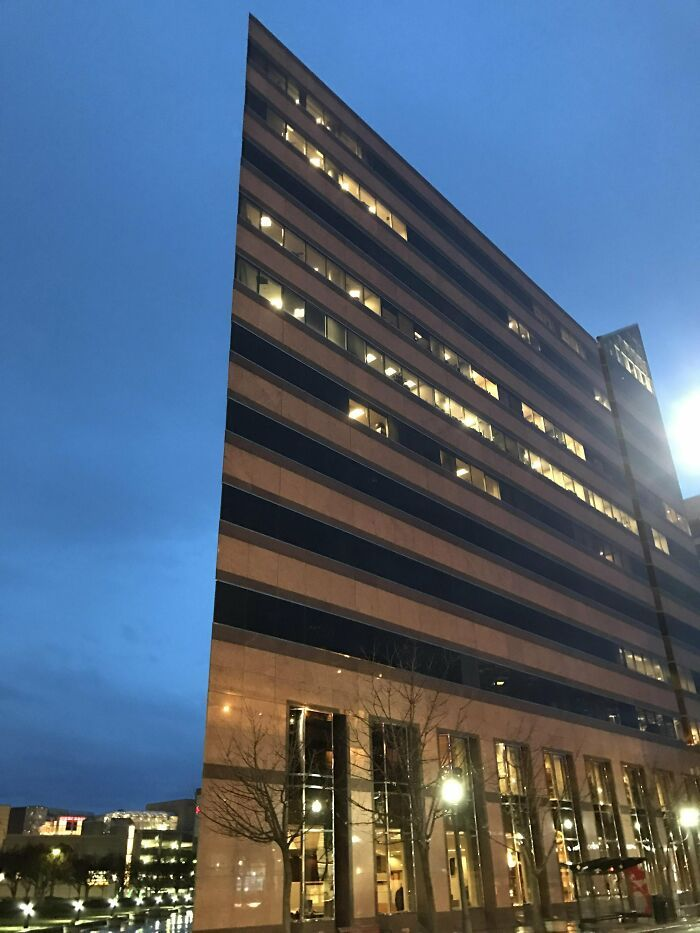
#> input picture build.jpg, 700 x 933 px
$ jupyter execute EX8.ipynb
#> lines starting #> are read from the running program, lines starting #| are printed output that depends on the picture; after the words box and inside, x2 and y2 are one past the last pixel; in counts of white or black regions, pixels touching at a corner belong together
[cell 1]
# Read image and convert it to grayscale image
import cv2
import matplotlib.pylab as plt
import numpy as np
img=cv2.imread("build.jpg")
#> img is the input picture: shape (933, 700, 3); mean B, G, R 119.2, 99, 81.7
plt.imshow(img)

grayscale=cv2.cvtColor(img,cv2.COLOR_BGR2GRAY)
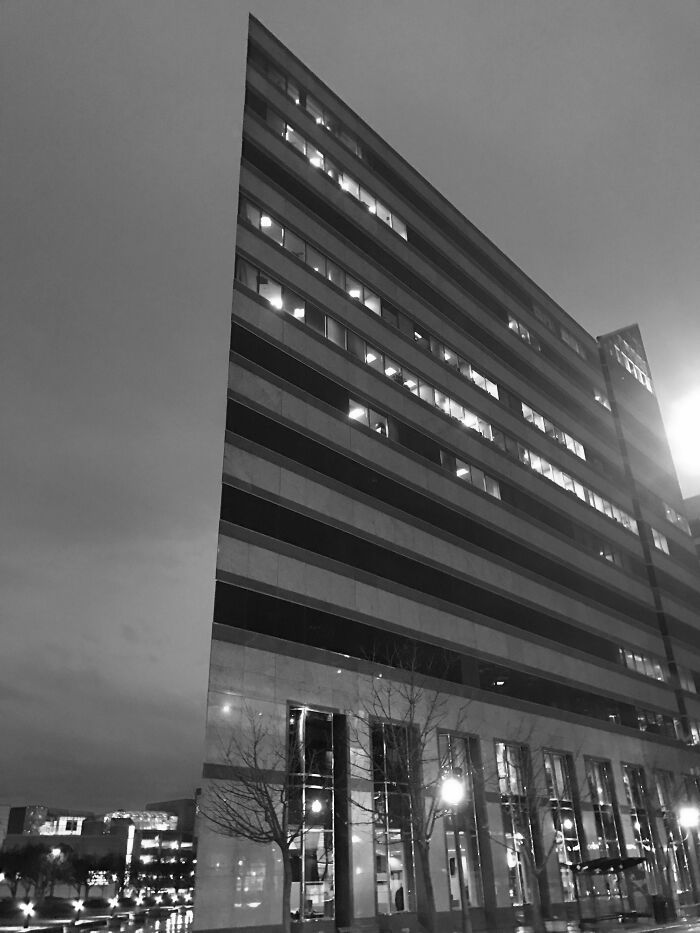
#> grayscale: shape (933, 700); min 0, max 255, mean 96.2
gaussian_blur=cv2.GaussianBlur(grayscale,(3,3),0)
plt.imshow(gaussian_blur)

# Find the edges in the image using canny detector and display
canny_edges = cv2.Canny(gaussian_blur, 120, 150)
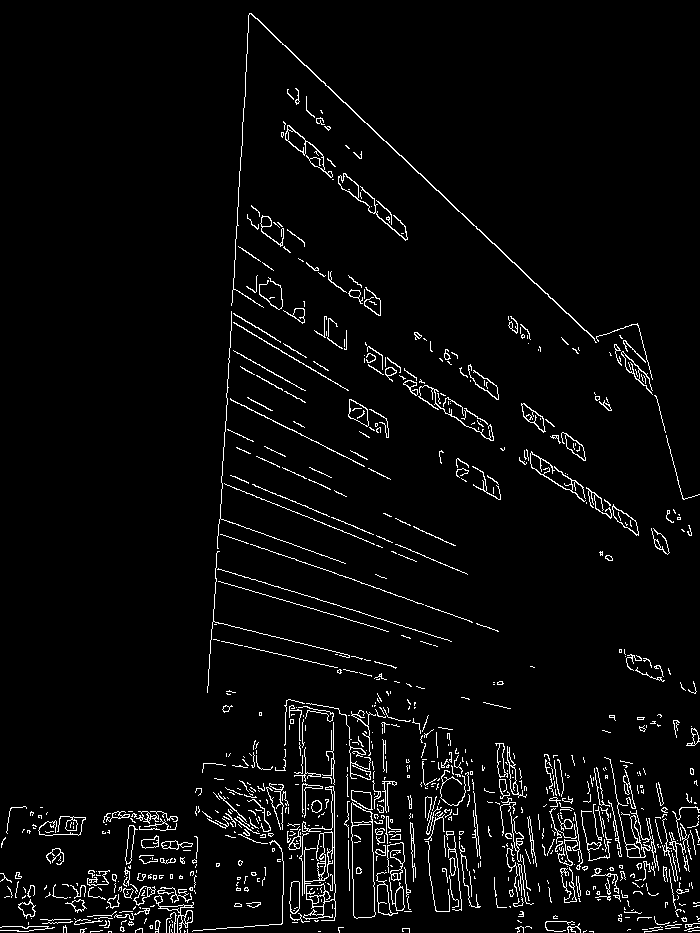
#> canny_edges: shape (933, 700); 3.9% white in thin lines or dots
plt.imshow(canny_edges,cmap='gray')
plt.title('Edge Image'),plt.xticks([]),plt.yticks([])
plt.show()

# Detect points that form a line using HoughLinesP
lines=cv2.HoughLinesP(canny_edges,1,np.pi/180,threshold=80,minLineLength=10,maxLineGap=250)
#> lines = 89 rows, first 6: [234, 260, 666, 540], [191, 922, 254, 16], [248, 15, 646, 386], [249, 14, 652, 390], [199, 930, 243, 108], [221, 482, 416, 561]

# Draw lines on the image
for line in lines:
    x1,y1,x2,y2=line[0]
    cv2.line(img,(x1,y1),(x2,y2),(0,255,0),1)
#> this loop made 89 passes
#> (x1, y1, x2, y2) on passes 1 to 12: (234, 260, 666, 540), (191, 922, 254, 16), (248, 15, 646, 386), (249, 14, 652, 390), (199, 930, 243, 108), (221, 482, 416, 561), (302, 922, 302, 62), (213, 621, 698, 741), (204, 763, 699, 815), (270, 304, 668, 553), (7, 930, 694, 846), (10, 810, 690, 857)
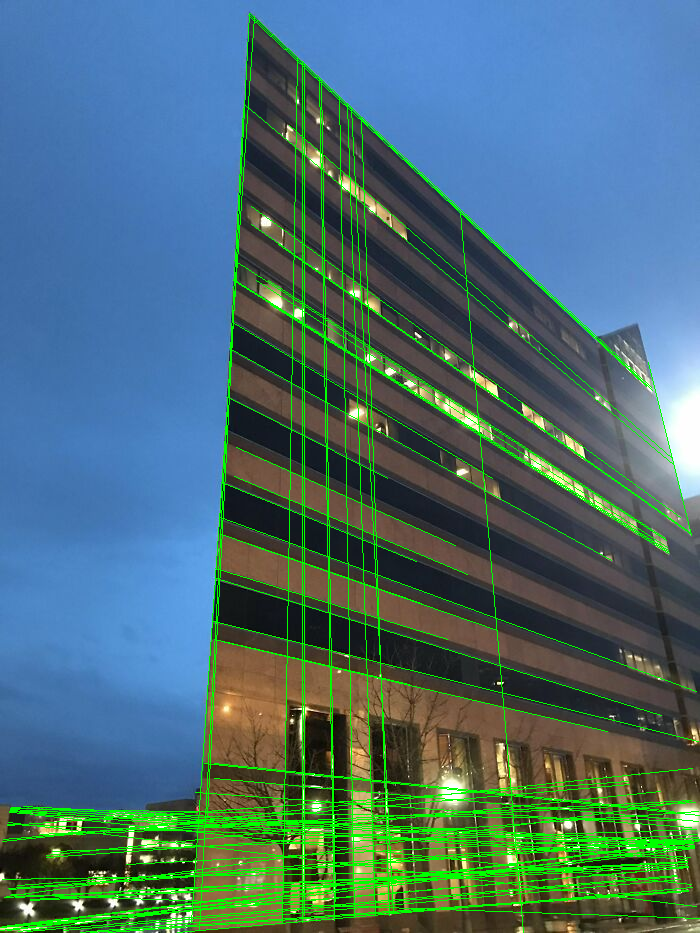
#> img: shape (933, 700, 3); 7.06% of pixels changed, all inside (x1, y1, x2, y2) = (0, 13, 700, 933)

# Display the result
plt.imshow(img,'gray')
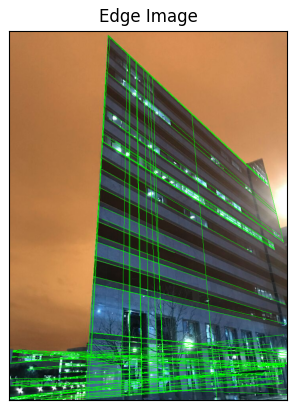
#> figure drawn by matplotlib, 1 panel; B, G, R data is drawn as R, G, B
